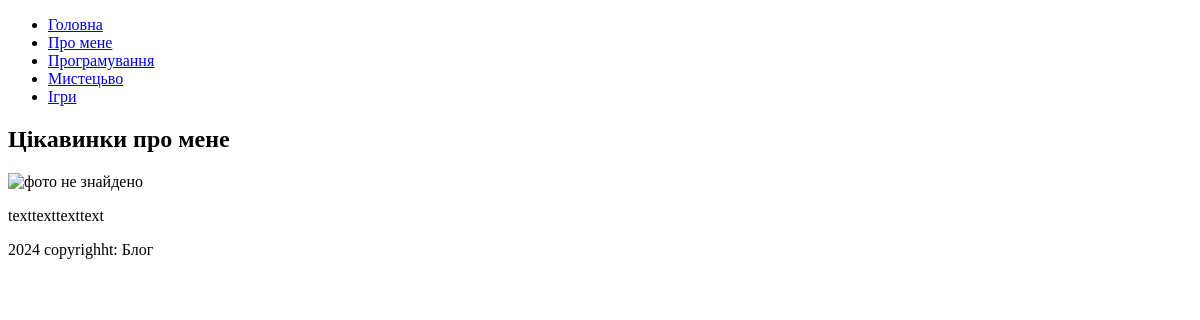
Before: /about with the older database file.
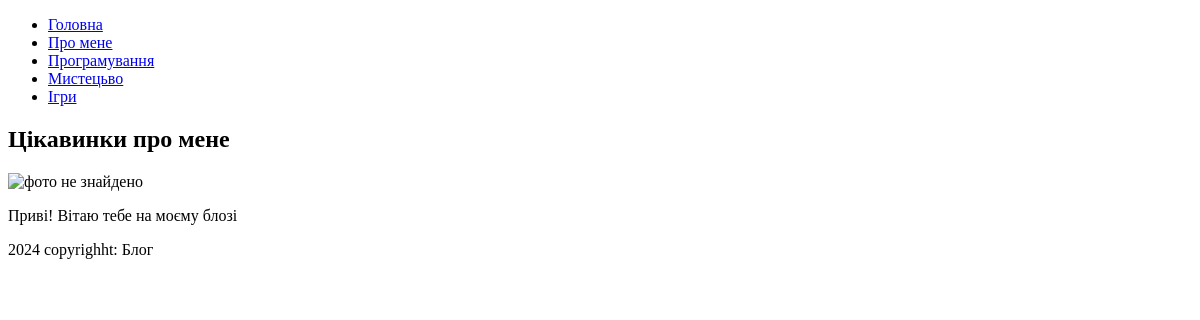
After: the same page with the newer database file.
### tables this page shows
CREATE TABLE user(
	user_id INTEGER PRIMARY KEY AUTOINCREMENT,
	name TEXT,
	image TEXT,
	login TEXT,
	password TEXT,
	description_short TEXT,
	description TEXT
);

### main.py (the view)
@app.route("/about")
def about():
    user = db.getUser()
    print(user)
    return render_template("about.html", user=user)

### db_scripts.py (called while the page is built)
def open():
    global connection, cursor
    connection = sqlite3.connect(db_name)
    cursor = connection.cursor()

def close():
    cursor.close()
    connection.close()

def getUser():
    open()
    cursor.execute('''SELECT * FROM user''')
    user = cursor.fetchone()
    close()
    return user

### templates/about.html
{%extends "index.html" %}
{%block content%}
<h2>Цікавинки про мене</h2>
<img src="..." alt="фото не знайдено" width="500px" height="500px">
<p>
    {{user[6]}}
</p>
{%endblock%}

### templates/index.html (shortened to what this page needs)
<!DOCTYPE html>
<html lang="en">
<head>
</head>
<body>
    {% include "menu.html" %}
    <main>
        {%block content%}
        {%endblock%}
    </main>
    {% include "footer.html" %}
</body>
</html>

### templates/menu.html
<header>
    <nav>
        <ul>
            <li>
                <a href="/">Головна</a>
            </li>
            <li>
                <a href="/about">Про мене</a>
            </li>
            <li>
                <a href="/post/category/programming">Програмування </a>
            </li>
            <li>
                <a href="/post/category/art">Мистецьво</a>
            </li>
            <li>
                <a href="/post/category/games">Ігри</a>
            </li>
        </ul>
    </nav>
</header>

### templates/footer.html
<footer>
    <p>
        2024 copyrighht: <d>Блог</d>
    </p>
</footer>

Changed rows visible on the page:
changed user: description "texttexttexttext" → "Приві! Вітаю тебе на моєму блозі"
